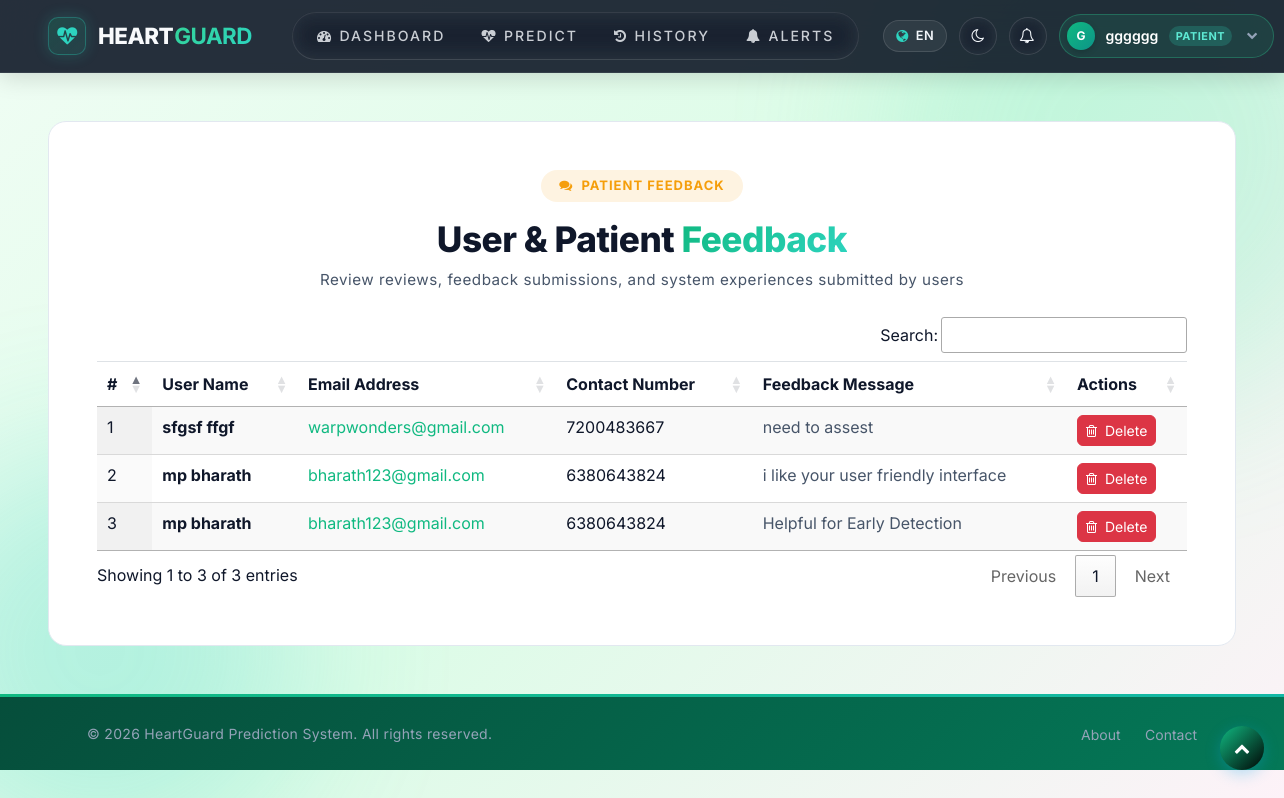
The app's page /view_feedback (signed in) with its own data.
### health/models.py (models this page shows, shortened)
class Feedback(models.Model):
    user = models.ForeignKey(User, on_delete=models.CASCADE, null=True)
    messages = models.TextField(null=True)
    date = models.DateField(auto_now=True)

class Patient(models.Model):
    user = models.ForeignKey(User, on_delete=models.CASCADE, null=True)
    contact = models.CharField(max_length=100, null=True)
    address = models.CharField(max_length=100, null=True)
    dob = models.DateField(null=True)
    image = models.FileField(null=True)

### health/views.py (the view)
# urls.py: path('view_feedback', View_Feedback,name="view_feedback"),
@login_required(login_url="login")
def View_Feedback(request):
    dis = Feedback.objects.all()
    d = {'dis':dis}
    return render(request,'view_feedback.html',d)

### health/templates/view_feedback.html
{% extends 'index.html' %}
{% load static %}
{% block body %}
<div class="container-fluid px-lg-5 py-5">
    <div class="card p-4 p-md-5 shadow-sm" style="border-radius: 18px; border: 1px solid var(--border); background: var(--surface);">
        <div class="section-header text-center mb-4">
            <div class="badge-label mb-2" style="display:inline-block; background: rgba(245,158,11,0.12); color: #f59e0b; font-weight: 700; font-size: 13px; padding: 6px 18px; border-radius: 50px; letter-spacing: 1px; text-transform: uppercase;">
                <i class="fa fa-comments mr-1"></i> Patient Feedback
            </div>
            <h2 style="font-size: 2.2rem; font-weight: 800; letter-spacing: -0.5px; color: var(--text-primary); margin-top: 8px;">
                User & Patient <span class="gradient-text">Feedback</span>
            </h2>
            <p style="color: var(--text-secondary); font-size: 0.95rem; margin-top: 6px;">
                Review reviews, feedback submissions, and system experiences submitted by users
            </p>
        </div>
        <div class="table-responsive">
            <table id="example" class="display table table-hover" style="width:100%">
                <thead>
                    <tr>
                        <th>#</th>
                        <th>User Name</th>
                        <th>Email Address</th>
                        <th>Contact Number</th>
                        <th>Feedback Message</th>
                        <th>Actions</th>
                    </tr>
                </thead>
                <tbody>
                {% for i in dis %}
                    <tr>
                        <td>{{forloop.counter}}</td>
                        <td class="font-weight-bold" style="color: var(--text-primary);">{{i.user.first_name}} {{i.user.last_name}}</td>
                        <td><a href="mailto:{{i.user.email}}" style="color: var(--primary);">{{i.user.email}}</a></td>
                        <td>{{i.user.patient_set.all.0.contact|default:"N/A"}}</td>
                        <td style="max-width: 400px; color: var(--text-secondary);">{{i.messages}}</td>
                        <td style="width:100px">
                            <a href="{% url 'delete_feedback' i.id %}" class="btn btn-danger btn-sm" onclick="return confirm('Are you sure you want to delete this feedback?')" title="Delete Feedback" style="border-radius: 6px;">
                                <i class="fa fa-trash-o mr-1"></i> Delete
                            </a>
                        </td>
                    </tr>
                {% endfor %}
                </tbody>
            </table>
        </div>
    </div>
</div>
{% endblock %}

### health/templates/index.html (shortened to what this page needs)
<!DOCTYPE html>
{% load static %}
<html lang="en" id="htmlRoot">
<head>
	<link rel="stylesheet" href="{% static 'css/bootstrap.css' %}">
	<link href="{% static 'css/css_slider.css' %}" type="text/css" rel="stylesheet" media="all">
	<link rel="stylesheet" href="{% static 'css/style.css' %}" type="text/css" media="all" />
	<link href="{% static 'css/font-awesome.min.css' %}" rel="stylesheet">
	<link rel="stylesheet" href="https://cdnjs.cloudflare.com/ajax/libs/animate.css/4.1.1/animate.min.css"/>
<link rel='stylesheet' type='text/css' href="https://cdn.datatables.net/1.10.21/css/jquery.dataTables.min.css">
<link rel='stylesheet' type='text/css' href="https://cdn.datatables.net/buttons/1.6.2/css/buttons.dataTables.min.css">
</head>
<body>
	<div id="home">
		<nav class="modern-navbar" id="mainNavbar">
			<div class="container-fluid px-lg-5">
				<div class="navbar-container">
					<a href="{% url 'home' %}" class="navbar-brand">
						<div class="navbar-brand-icon-wrap">
							<i class="fa fa-heartbeat"></i>
						</div>
						<span class="brand-main">Heart<span class="brand-accent">Guard</span></span>
					</a>
					<div class="navbar-menu" id="navbarMenu">
						{% if request.user.patient_set.all.0 %}
							<a href="{% url 'patient_home' %}" class="nav-link-item"><i class="fa fa-dashboard"></i> <span data-i18n="dashboard">Dashboard</span></a>
							<a href="/add_heartdetail" class="nav-link-item"><i class="fa fa-heartbeat"></i> <span data-i18n="predict">Predict</span></a>
							<a href="/view_search_pat" class="nav-link-item"><i class="fa fa-history"></i> <span data-i18n="history">History</span></a>
							<a href="{% url 'view_notifications' %}" class="nav-link-item"><i class="fa fa-bell"></i> Alerts</a>
						{% endif %}
					</div>
					<div class="navbar-auth">
						<button class="lang-switch-btn" id="languageToggle" title="Switch Language / மொழியை மாற்றவும்" aria-label="Toggle language">
							<i class="fa fa-globe"></i>
							<span id="langLabel">EN</span>
						</button>
						<button class="nav-icon-btn" id="themeToggleBtn" title="Toggle Dark / Light Mode" aria-label="Toggle dark mode">
							<i class="fa fa-moon-o" id="themeIcon"></i>
						</button>
						{% if request.user.is_authenticated %}
							<a href="{% url 'view_notifications' %}" class="nav-icon-btn" title="Notifications" aria-label="Notifications" style="text-decoration:none;"><i class="fa fa-bell-o"></i></a>
							<div class="navbar-dropdown" id="userMenuDropdown">
								<button class="navbar-user-pill" type="button" aria-expanded="false">
									<div class="navbar-user-avatar">
										{{ request.user.username|make_list|first|upper }}
									</div>
									<span class="navbar-user-name">{{ request.user.username }}</span>
									{% if request.user.is_staff %}
										<span class="navbar-user-role">Admin</span>
									{% elif request.user.doctor_set.all.0 %}
										<span class="navbar-user-role">Doctor</span>
									{% else %}
										<span class="navbar-user-role">Patient</span>
									{% endif %}
									<i class="fa fa-chevron-down ml-1 chevron-icon" style="font-size: 0.7rem; color: #94a3b8;"></i>
								</button>
							</div>
						{% endif %}
					</div>
				</div>
			</div>
		</nav>
		{% block body %}
		{% endblock %}
	</div>
	<div class="footer-custom copy-w3pvt">
		<div class="container py-4">
			<div class="row align-items-center">
				<div class="col-md-6 text-center text-md-left">
					<p class="m-0">&copy; 2026 HeartGuard Prediction System. All rights reserved.</p>
				</div>
				<div class="col-md-6 text-center text-md-right mt-2 mt-md-0">
					<a href="{% url 'about' %}" style="color: #94a3b8; margin-right: 20px; font-size: 14px; transition: color 0.3s;">About</a>
					<a href="{% url 'contact' %}" style="color: #94a3b8; font-size: 14px; transition: color 0.3s;">Contact</a>
				</div>
			</div>
		</div>
	</div>
	<a href="#home" class="move-top text-center"><i class="fa fa-chevron-up text-white" style="font-size:16px;"></i></a>
</body>
</html>

### health/static/css/style.css (style rules this page uses)
:root { --primary: #0ea5e9; --primary-dark: #0284c7; --primary-light: #38bdf8; --accent: #f43f5e; --accent-light: #fb7185; --text-main: #0f172a; --text-light: #475569; --text-muted: #94a3b8; --bg-light: #f0f9ff; --white: #ffffff; --border: #e2e8f0; --border-radius: 14px; }
body { padding: 0; margin: 0; background: var(--bg-light); font-family: 'Inter', sans-serif; color: var(--text-main); overflow-x: hidden; }
body a, body button { transition: all 0.3s ease; text-decoration: none; }
html { scroll-behavior: smooth; }
h1, h2, h3, h4, h5, h6 { margin: 0; padding: 0; font-family: 'Inter', sans-serif; font-weight: 600; color: var(--text-main); }
p { margin: 0; padding: 0; font-size: 15px; letter-spacing: 0.5px; line-height: 1.8; color: var(--text-light); font-family: 'Inter', sans-serif; }
a.move-top { width: 34px; height: 34px; background: url(../images/move-top.png) no-repeat; display: inline-block; position: fixed; bottom: 4%; right: 2%; z-index: 0; }
#home { position: relative; }
nav { margin: 0; padding: 0; }
nav:after { content: ""; display: table; clear: both; }
nav a { padding: 0; color: #fff; font-size: 13px; letter-spacing: 2px; font-weight: 700; text-transform: uppercase; display: inline-block; transition: 0.5s all; -webkit-transition: 0.5s all; -moz-transition: 0.5s all; -o-transition: 0.5s all; -ms-transition: 0.5s all; }

### records on screen
Feedback: user.first_name "sfgsf", user.last_name "ffgf", user.email "warpwonders@gmail.com", user.patient_set.all.0.contact "7200483667", messages "need to assest"
Feedback: user.first_name "mp", user.last_name "bharath", user.email "bharath123@gmail.com", user.patient_set.all.0.contact "6380643824", messages "i like your user friendly interface"
Feedback: user.first_name "mp", user.last_name "bharath", user.email "bharath123@gmail.com", user.patient_set.all.0.contact "6380643824", messages "Helpful for Early Detection"

### other values on screen
{{ request.user.username|make_list|first|upper }} "G"
{{ request.user.username }} "gggggg"
